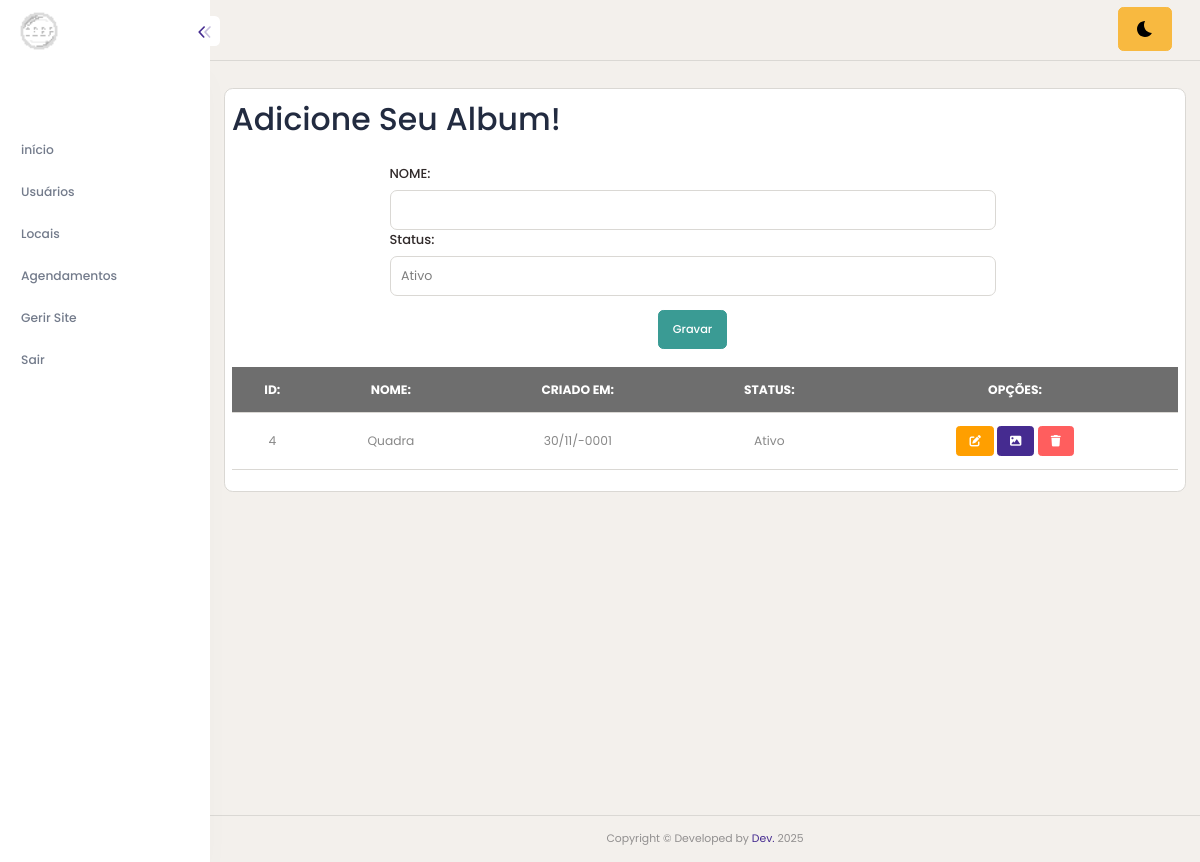
The app's page /albuns-cadastro.php (signed in), older data.
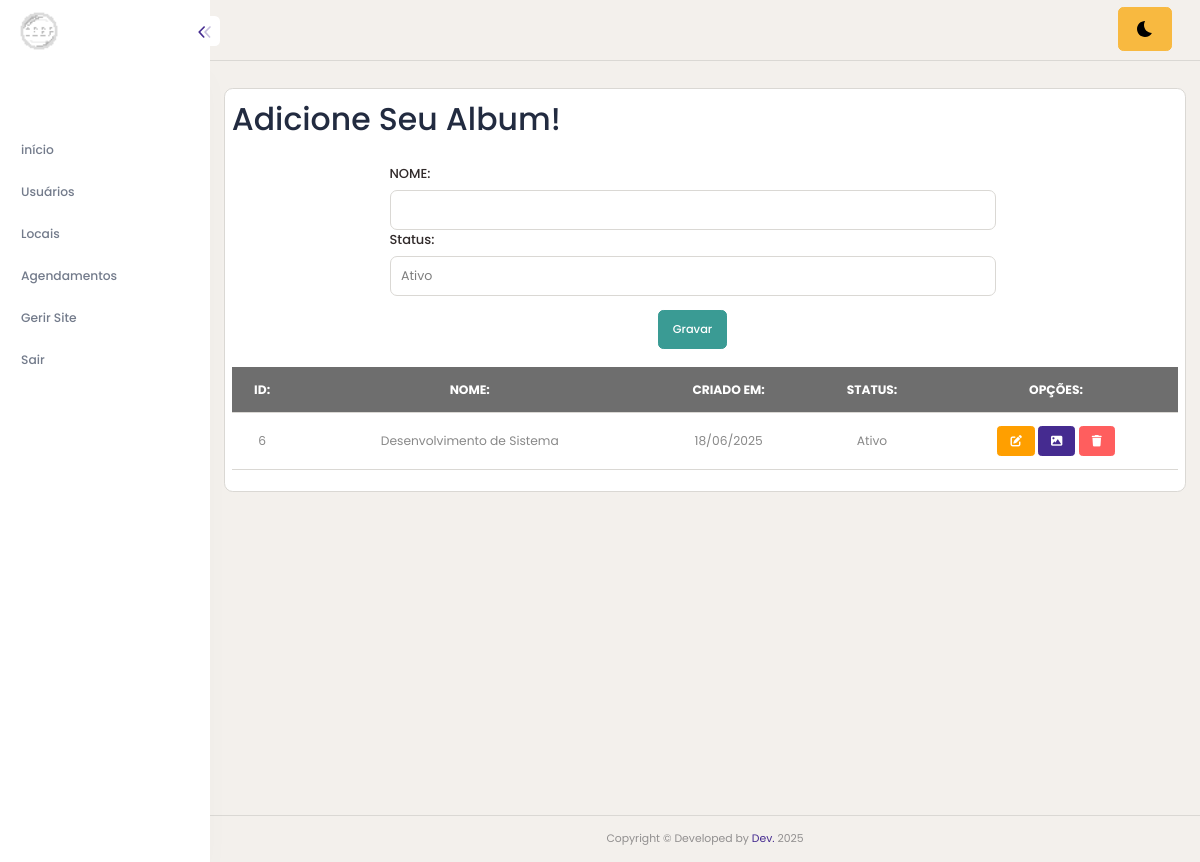
The same page, newer data.
### tables this page shows
CREATE TABLE `albuns` (
  `id` int(11) NOT NULL,
  `nome` varchar(255) NOT NULL,
  `data` date DEFAULT NULL,
  `status` tinyint(1) DEFAULT NULL
);

### albuns-cadastro.php (the view, shortened to what this page needs)
<!DOCTYPE html>
<html lang="pt-BR">
<head>
    <?php include("app-header.php"); ?>
</head>
<body>
    <?php include("app-lateral.php"); ?>
    <div class="content-body" style="min-height: 899px;">
        <div class="container-fluid">
            <div class="row">
                <div class="card p-2">
                    <h1>Adicione Seu Album!</h1>
                    <div class="row mt-3 ">
                        <form action="albuns-acao.php" method="post" class="row">
                            <div class="offset-2 col-8">
                                <label for="nome" class="form-label">NOME:</label>
                                <input type="text" class="form-control" id="nome" name="txtNome">
                            </div>
                            <div class="offset-2 col-8">
                                <label for="status" class="form-label">Status:</label>
                                <select type="text" class="form-control" id="status" name="txtStatus">
                                    <option value="1" selected>Ativo</option>
                                </select>
                            </div>
                            <div class="col-12 text-center">
                                <input value="Gravar" type="submit" class="btn btn-success mt-3">
                            </div> <br>
                        </form>
                    </div> <br>
                    <div class="text-center">
                        <table class="table ">
                            <tr class="table-dark">
                                <th>ID:</th>
                                <th>NOME:</th>
                                <th>CRIADO EM:</th>
                                <th>STATUS:</th>
                                <th>OPÇÕES:</th>
                            </tr>
                            <?php
                            $sql = $conn->prepare(" SELECT * from albuns;");
                            $sql->execute();
                            while ($dados = $sql->fetch()) {
                                ?>
                                <tr>
                                    <td>
                                        <?php echo $dados['id'] ?>
                                    </td>
                                    <td>
                                        <?php echo $dados['nome'] ?>
                                    </td>
                                    <td>
                                        <?php $dataCriacao = new DateTime($dados['data']);
                                        echo $dataCriacao->format('d/m/Y');  ?>
                                    </td>
                                    <td>
                                        <?php
                                        if ($dados['status'] == 1) {
                                            echo "Ativo";
                                        } else {
                                            echo "Bloqueado";
                                        }
                                        ?>
                                    </td>
                                    <td class="text-center">
                                        <a href="albuns-editar.php?id=<?php echo $dados['id']; ?>"
                                            class="btn btn-warning btn-sm"><i class="fa-solid fa-pen-to-square"></i></a>
                                        <a href="#" class="btn btn-primary btn-sm" data-bs-toggle="modal"
                                            data-bs-target="#modalFotos" data-album-id="<?php echo $dados['id']; ?>"><i
                                                class="fa-solid fa-image"></i></a>
                                        <a href="albuns-deletar.php?id=<?php echo $dados['id']; ?>"
                                            class="btn btn-danger btn-sm"><i class="fa-solid fa-trash"></i></a>
                                    </td>
                                </tr>
                            <?php } ?>
                        </table>
                    </div>
                </div>
            </div>
        </div>
    </div>
    <?php include("app-footer.php"); ?>
</body>
</html>

Row changes from the older to the newer data that the page shows:
removed albuns: id "4", nome "Quadra", data "30/11/-0001", status "Ativo"
added albuns: id "6", nome "Desenvolvimento de Sistema", data "18/06/2025", status "Ativo"
